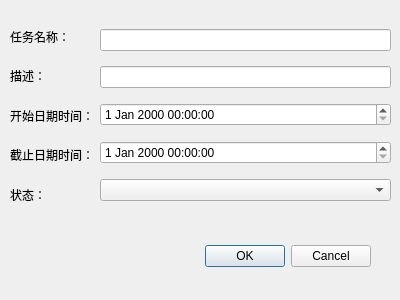
<?xml version="1.0" encoding="UTF-8"?>
<ui version="4.0">
 <class>DialogAddTask</class>
 <widget class="QDialog" name="DialogAddTask">
  <property name="geometry">
   <rect>
    <x>0</x>
    <y>0</y>
    <width>400</width>
    <height>300</height>
   </rect>
  </property>
  <property name="windowTitle">
   <string>Dialog</string>
  </property>
  <widget class="QDialogButtonBox" name="buttonBox">
   <property name="geometry">
    <rect>
     <x>30</x>
     <y>240</y>
     <width>341</width>
     <height>32</height>
    </rect>
   </property>
   <property name="orientation">
    <enum>Qt::Horizontal</enum>
   </property>
   <property name="standardButtons">
    <set>QDialogButtonBox::Cancel|QDialogButtonBox::Ok</set>
   </property>
  </widget>
  <widget class="QWidget" name="">
   <property name="geometry">
    <rect>
     <x>10</x>
     <y>20</y>
     <width>381</width>
     <height>191</height>
    </rect>
   </property>
   <layout class="QHBoxLayout" name="horizontalLayout">
    <item>
     <layout class="QVBoxLayout" name="verticalLayout">
      <item>
       <widget class="QLabel" name="label">
        <property name="text">
         <string>任务名称：</string>
        </property>
       </widget>
      </item>
      <item>
       <widget class="QLabel" name="label_2">
        <property name="text">
         <string>描述：</string>
        </property>
       </widget>
      </item>
      <item>
       <widget class="QLabel" name="label_3">
        <property name="text">
         <string>开始日期时间：</string>
        </property>
       </widget>
      </item>
      <item>
       <widget class="QLabel" name="label_4">
        <property name="text">
         <string>截止日期时间：</string>
        </property>
       </widget>
      </item>
      <item>
       <widget class="QLabel" name="label_5">
        <property name="text">
         <string>状态：</string>
        </property>
       </widget>
      </item>
     </layout>
    </item>
    <item>
     <layout class="QVBoxLayout" name="verticalLayout_2">
      <item>
       <widget class="QLineEdit" name="lineEdit_name"/>
      </item>
      <item>
       <widget class="QLineEdit" name="lineEdit_description"/>
      </item>
      <item>
       <widget class="QDateTimeEdit" name="dateTimeEdit_begin"/>
      </item>
      <item>
       <widget class="QDateTimeEdit" name="dateTimeEdit_end"/>
      </item>
      <item>
       <widget class="QComboBox" name="comboBox"/>
      </item>
     </layout>
    </item>
   </layout>
  </widget>
 </widget>
 <resources/>
 <connections>
  <connection>
   <sender>buttonBox</sender>
   <signal>accepted()</signal>
   <receiver>DialogAddTask</receiver>
   <slot>accept()</slot>
   <hints>
    <hint type="sourcelabel">
     <x>248</x>
     <y>254</y>
    </hint>
    <hint type="destinationlabel">
     <x>157</x>
     <y>274</y>
    </hint>
   </hints>
  </connection>
  <connection>
   <sender>buttonBox</sender>
   <signal>rejected()</signal>
   <receiver>DialogAddTask</receiver>
   <slot>reject()</slot>
   <hints>
    <hint type="sourcelabel">
     <x>316</x>
     <y>260</y>
    </hint>
    <hint type="destinationlabel">
     <x>286</x>
     <y>274</y>
    </hint>
   </hints>
  </connection>
 </connections>
</ui>
